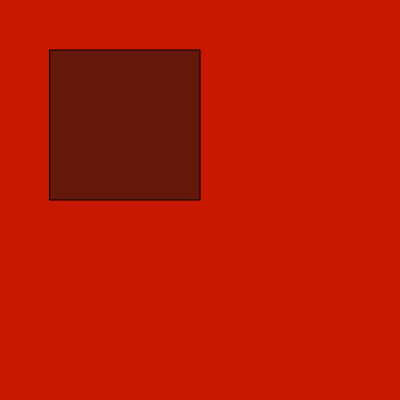
Frame 1 (no input)
Frame 60 (no input): identical to frame 1, image omitted
Frame 120 (the mouse pressed at the canvas centre since frame 60): identical to frame 1, image omitted

The p5.js sketch that drew this single still picture (run headless with seeded random() and noise() and a simulated clock; from frame 60 on, the mouse is pressed at the canvas centre):

// p5.js sketch
// ── sketch.js

// Declare variable using 'var' key word
// var NAME_OF_VARIABLE = Initial value of variable
// Here variable bgRed is initialized at 200
// Variable names are case sensitive
var bgRed = 200;

var xpos = 50;
var ypos = 50;
var side = 150;

function setup() {
  createCanvas(400, 400);

  /*
  Data types
  Numbers 
  Strings - usually in "" or ''
  Null
  Boolean - true or false
  */

  var myString = "Hello there!";
  // println key word is used for printing
  print(myString);

  var theBestNumberEver = 73;
  print(theBestNumberEver);

  var canYouHandleTheTruth = false;
  print(canYouHandleTheTruth);

  var whatcugot = null;
  print(whatcugot);
}

function draw() {
  background(bgRed, 24, 0);
  fill(bgRed/2, 24, 12);

  //Using varibales for function arguments
  rect(xpos,ypos,side,side);

  //side = side + 1;
}
